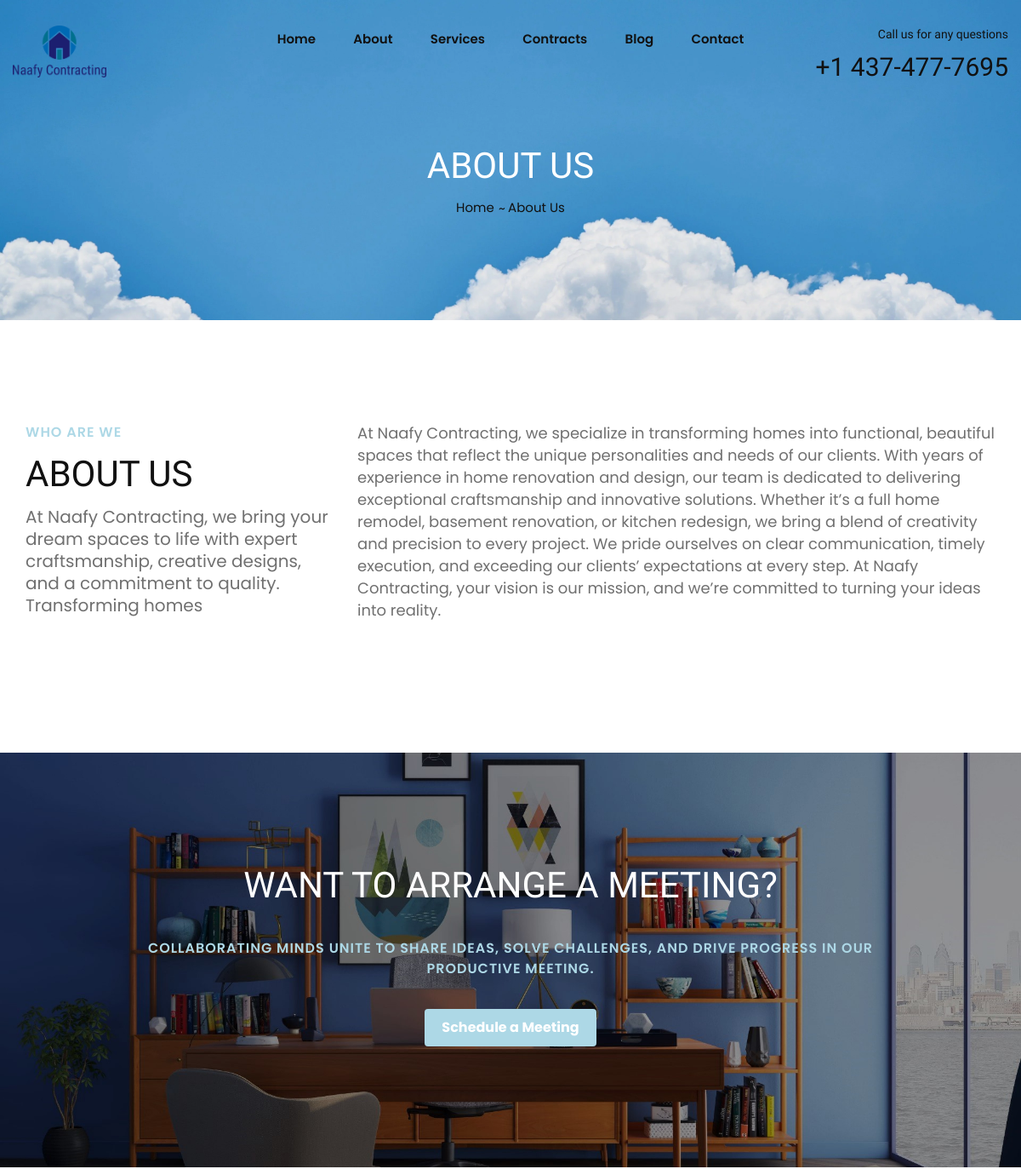
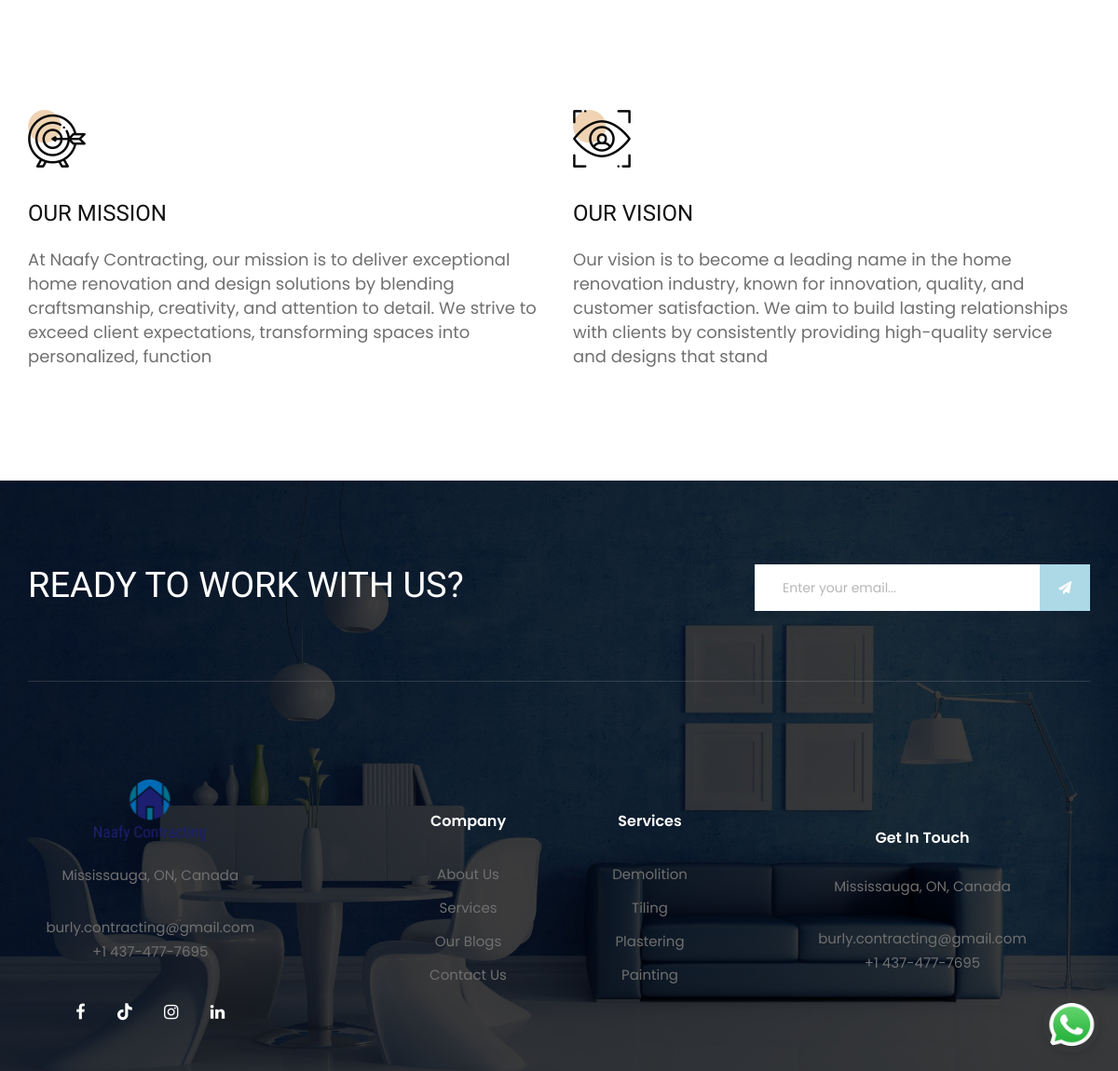
The page /about-us/ on the database its author committed (2 pictures, top to bottom).
### contact/models.py (models this page shows, shortened)
class ContactDetails(models.Model):
    phone_no = models.CharField(max_length=20, default="+123 456 7890")
    email = models.EmailField(unique=True)
    office_location = models.CharField(max_length=100)

### aboutus/models.py (models this page shows, shortened)
class About(models.Model):
    description = models.CharField(max_length=150)
    company_info = models.TextField()
    mission = models.CharField(max_length=250)
    vision = models.CharField(max_length=250)

### services/models.py (models this page shows, shortened)
class Service(models.Model):
    name = models.CharField(max_length=100)
    description = models.TextField()
    slug = models.SlugField(unique=True, blank=True)
    image = models.ImageField(upload_to="services/", default="service.jpg")
    class Meta:
        verbose_name_plural = "Services"

### aboutus/views.py (the view)
# urls.py: path("", views.aboutus_view, name="aboutus")
def aboutus_view(request):
    aboutus = About.objects.all().order_by("-id")
    context = {
        "about" : aboutus,
    }
    return render(request, "aboutus/about-us.html", context)

### home/context_processors.py (called while the page is built)
def default(request):
    services = Service.objects.all().order_by("-id")
    contact_details = ContactDetails.objects.first()
    return {
        "services" : services,
        "contact_details" : contact_details,
    }

### templates/aboutus/about-us.html
{% extends "partials/core.html" %}
{% load static %}
{% block content %}
    <div class="breadcrumb-option spad set-bg" data-setbg="{% static 'img/clouds.jpg' %}">
        <div class="container">
            <div class="row">
                <div class="col-lg-12 text-center">
                    <div class="breadcrumb__text">
                        <h2>About Us</h2>
                        <div class="breadcrumb__links">
                            <a href="{% url "home:home" %}">Home</a>
                            <span>About Us</span>
                        </div>
                    </div>
                </div>
            </div>
        </div>
    </div>
    <section class="about-page spad">
        <div class="container">
            <div class="row">
                <div class="col-lg-4 col-md-4">
                    <div class="about__text about__page__text">
                        <div class="section-title">
                            <span>who are we</span>
                            <h2>About Us</h2>
                        </div>
                        {% for a in about %}
                        <div class="about__para__text">
                            <p style="font-size:20px">{{a.description}}</p>
                        </div>
                    </div>
                </div>
                <div class="col-lg-8 col-md-8">
                    <div class="about__page__services">
                        <div class="about__page__services__text">
                            <p style="font-size:18px;">{{a.company_info}}</p>
                        </div>
                    </div>
                </div>
            </div>
        </div>
    </section>
    <section class="callto spad set-bg" data-setbg="{% static 'img/call.jpg' %}">
        <div class="container">
            <div class="row d-flex justify-content-center">
                <div class="col-lg-10 text-center">
                    <div class="callto__text">
                        <h2>Want to Arrange A Meeting?</h2>
                        <span>Collaborating minds unite to share ideas, solve challenges, and drive progress in our productive meeting.</span>
                        <a href="https://calendar.google.com/calendar/appointments/schedules/AcZssZ1isQSh3PDgXY7yAbLyzLxUaQf5fR7AGu3FnTDHQRskadCTIaaAowoO0hHEY5P9lE-bho6id74d?gv=true" target="_blank" class="primary-btn button-hover-effect">Schedule a Meeting</a>
                    </div>
                </div>
            </div>
        </div>
    </section>
    <section class="team spad">
            <div class="container">
                <div class="row">
                    <div class="col-lg-6 col-md-6 col-sm-6">
                        <div class="services__item">
                            <img src="{% static 'img/services/services-5.png' %}" alt="">
                            <h4>Our Mission</h4>
                            <p style="font-size:18px;">{{a.mission}}</p>
                        </div>
                    </div>
                    <div class="col-lg-6 col-md-6 col-sm-6">
                        <div class="services__item">
                            <img src="{% static 'img/services/services-6.png' %}" alt="">
                            <h4>Our Vision</h4>
                            <p style="font-size:18px;">{{a.vision}}</p>
                        </div>
                    </div>
                </div>
            </div>
        {% endfor %}
    </section>
{% endblock content %}

### templates/partials/core.html (shortened to what this page needs)
{% load static %}
<!DOCTYPE html>
<html lang="zxx">
<head>
    <link rel="stylesheet" href="https://cdnjs.cloudflare.com/ajax/libs/font-awesome/6.0.0/css/all.min.css">
    <link rel="stylesheet" href="{% static 'css/bootstrap.min.css' %}" type="text/css">
    <link rel="stylesheet" href="{% static 'css/font-awesome.min.css' %}" type="text/css">
    <link rel="stylesheet" href="{% static 'css/elegant-icons.css' %}" type="text/css">
    <link rel="stylesheet" href="{% static 'css/owl.carousel.min.css' %}" type="text/css">
    <link rel="stylesheet" href="{% static 'css/slicknav.min.css' %}" type="text/css">
    <link rel="stylesheet" href="{% static 'css/style.css' %}" type="text/css">
    <link rel="stylesheet" href="{% static 'css/custom.css' %}" type="text/css">
</head>
<body>
    <header class="header">
        <div class="container-fluid">
            <div class="row">
                <div class="col-lg-3">
                    <div class="header__logo">
                        <a href="{% url "home:home" %}"><img src="{% static 'img/logo/nc-logo.png' %}" width="110px" alt=""></a>
                    </div>
                </div>
                <div class="col-lg-6">
                    <nav class="header__menu mobile-menu">
                        <ul>
                            <li><a href="{% url "home:home" %}">Home</a></li>
                            <li><a href="{% url "aboutus:aboutus" %}">About</a></li>
                            <li><a href="{% url "services:services" %}">Services</a></li>
                            <li><a href="{% url "services:gen-services" %}">Contracts</a></li>
                            <li><a href="{% url "blog:blog-list" %}">Blog</a></li>
                            <li><a href="{% url "contact:contactus" %}">Contact</a></li>
                        </ul>
                    </nav>
                </div>
                <div class="col-lg-3">
                    <div class="header__widget">
                        <span>Call us for any questions</span>
                        <h3>{{contact_details.phone_no}}</h3>
                    </div>
                </div>
            </div>
        </div>
    </header>
    {% block content %}
    {% endblock content %}
    <div class="whatsapp-button">
        <a href="https://wa.me/+14374777695" target="_blank">
            <img src="{% static 'img/whatsapp-logo.png' %}" alt="WhatsApp Chat">
        </a>
    </div>
    <footer class="footer set-bg" data-setbg="{% static 'img/footer.jpg' %}">
        <div class="container">
            <div class="footer__top">
                <div class="row">
                    <div class="col-lg-8 col-md-6">
                        <div class="footer__top__text">
                            <h2>Ready To Work With Us?</h2>
                        </div>
                    </div>
                    <div class="col-lg-4 col-md-6">
                        <div class="footer__top__newslatter">
                            <form id="email-form" method="POST" action="{% url 'home:save-email' %}">
                                <input type="email" name="email" id="email" placeholder="Enter your email...">
                                <button class="button-hover-effect" type="submit"><i class="fa fa-send"></i></button>
                            </form>
                        </div>
                    </div>
                </div>
            </div>
            <div class="row">
                <div class="col-lg-3 col-md-6 col-sm-6 stats-container">
                    <div class="footer__about">
                        <div class="footer__logo">
                            <a href="{% url "home:home" %}"><img src="{% static 'img/logo/nc-logo.png' %}" width="120px" alt=""></a>
                        </div>
                        <p>{{contact_details.office_location}}</p>
                        <ul>
                            <li>{{contact_details.email}}</li>
                            <li>{{contact_details.phone_no}}</li>
                        </ul>
                        <div class="footer__social">
                            <a href="https://www.facebook.com/profile.php?id=61560731714423" target="_blank"><i class="fa fa-facebook"></i></a>
                            <a href="https://www.tiktok.com/@burly.contracting" target="_blank"><i class="fa-brands fa-tiktok"></i></a>
                            <a href="https://www.instagram.com/burly.contracting/?utm_source=ig_web_button_share_sheet" target="_blank"><i class="fa fa-instagram"></i></a>
                            <a href="#" target="_blank"><i class="fa fa-linkedin"></i></a>
                        </div>
                    </div>
                </div>
                <div class="col-lg-2 offset-lg-1 col-md-3 col-sm-6 stats-container">
                    <div class="footer__widget">
                        <h6>Company</h6>
                        <ul>
                            <li><a href="{% url "aboutus:aboutus" %}">About Us</a></li>
                            <li><a href="{% url "services:services" %}">Services</a></li>
                            <li><a href="{% url "blog:blog-list" %}">Our Blogs</a></li>
                            <li><a href="{% url "contact:contactus" %}">Contact Us</a></li>
                        </ul>
                    </div>
                </div>
                <div class="col-lg-2 col-md-3 col-sm-6 stats-container">
                    <div class="footer__widget">
                        <h6>Services</h6>
                        <ul>
                            {% for s in services|slice:":4" %}
                                <li><a href="{% url "services:service-projects" s.slug %}">{{s.name}}</a></li>
                            {% endfor %}
                        </ul>
                    </div>
                </div>
                <div class="col-lg-4 col-md-6 col-sm-6 stats-container">
                    <div class="footer__address">
                        <h6>Get In Touch</h6>
                        <p>{{contact_details.office_location}}</p>
                        <ul>
                            <li>{{contact_details.email}}</li>
                            <li>{{contact_details.phone_no}}</li>
                        </ul>
                    </div>
                </div>
            </div>
        </div>
</footer>
</body>
</html>

### static/css/custom.css (style rules this page uses)
.whatsapp-button { position: fixed; bottom: 20px; right: 20px; z-index: 1000; width: 60px; height: 60px; border-radius: 50%; overflow: hidden; box-shadow: 0 4px 10px rgba(0, 0, 0, 0.1); transition: transform 0.3s ease, box-shadow 0.3s ease; }
.whatsapp-button img { width: 100%; height: 100%; }
.button-hover-effect { background-color: #ADD8E6; border: none; color: white; padding: 10px 20px; font-size: 16px; cursor: pointer; transition: background-color 0.4s ease-in-out, transform 0.3s ease; position: relative; overflow: hidden; }
.button-hover-effect::before { content: ''; position: absolute; top: 0; left: -100%; width: 100%; height: 100%; background-color: #6F9ACB; transition: left 0.4s ease; z-index: -1; }
.stats-container { display: flex; flex-direction: column; align-items: center; justify-content: center; text-align: center; padding: 20px; }
@media (min-width: 769px) { .stats-container { display: flex; } }

### rows shown on the page
ContactDetails: phone_no "+1 437-477-7695", office_location "Mississauga, ON, Canada", email "burly.contracting@gmail.com"
About: description "At Naafy Contracting, we bring your dream spaces to life with expert craftsmanship, creative designs, and a commitment to quality. Transforming homes", company_info "At Naafy Contracting, we specialize in transforming homes into functional, beautiful spaces that reflect the unique personalities and needs of our clients. With years of experience in home renovation and design, our team is dedicated to delivering exceptional craftsmanship and innovative solutions. Whether it’s a full home remodel, basement renovation, or kitchen redesign, we bring a blend of creativity and precision to every project. We pride ourselves on clear communication, timely execution, and exceeding our clients’ expectations at every step. At Naafy Contracting, your vision is our mission, and we’re committed to turning your ideas into reality.", mission "At Naafy Contracting, our mission is to deliver exceptional home renovation and design solutions by blending craftsmanship, creativity, and attention to detail. We strive to exceed client expectations, transforming spaces into personalized, function", vision "Our vision is to become a leading name in the home renovation industry, known for innovation, quality, and customer satisfaction. We aim to build lasting relationships with clients by consistently providing high-quality service and designs that stand"
Service: name "Demolition"
Service: name "Tiling"
Service: name "Plastering"
Service: name "Painting"
